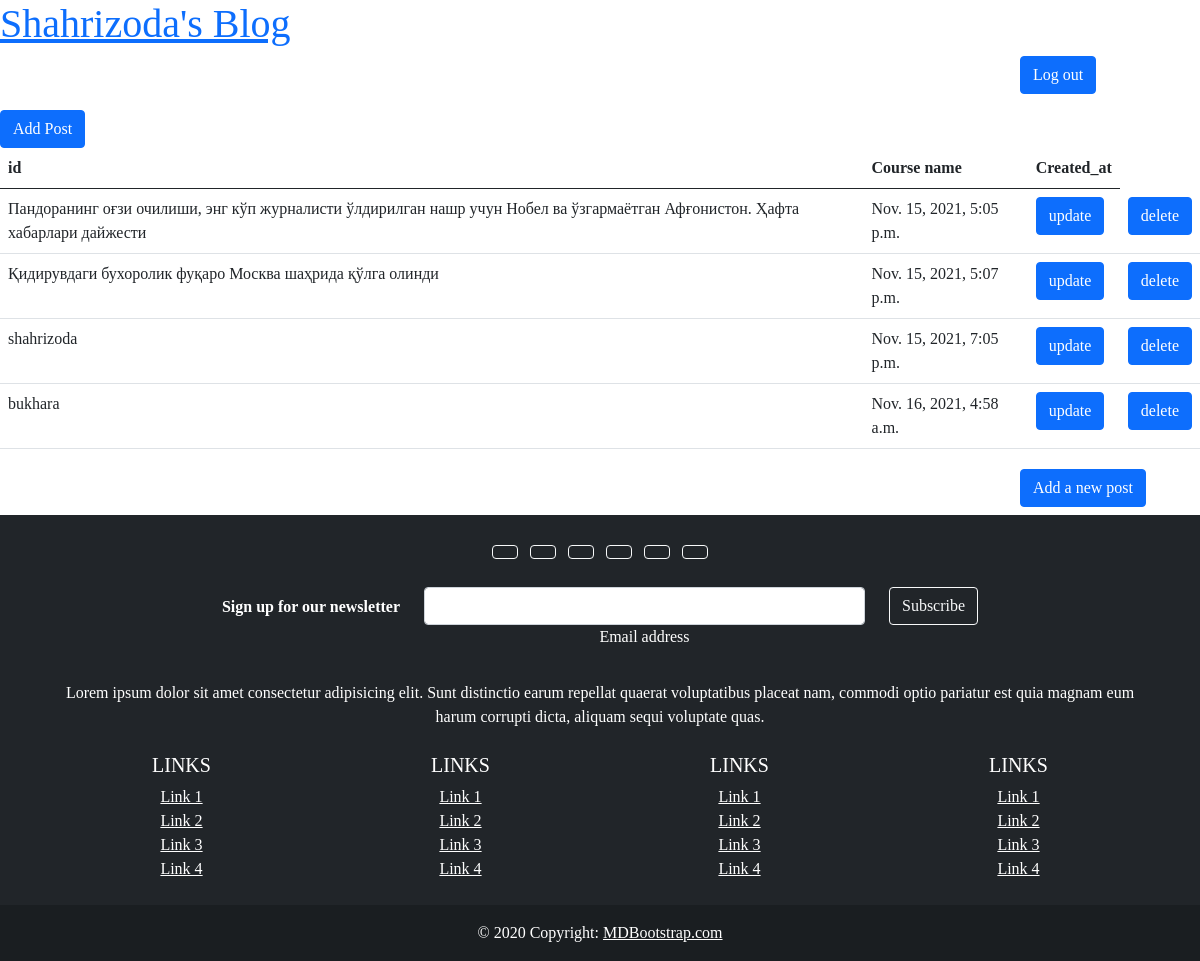
The page /all-post/ (signed in) on the database as committed earlier.
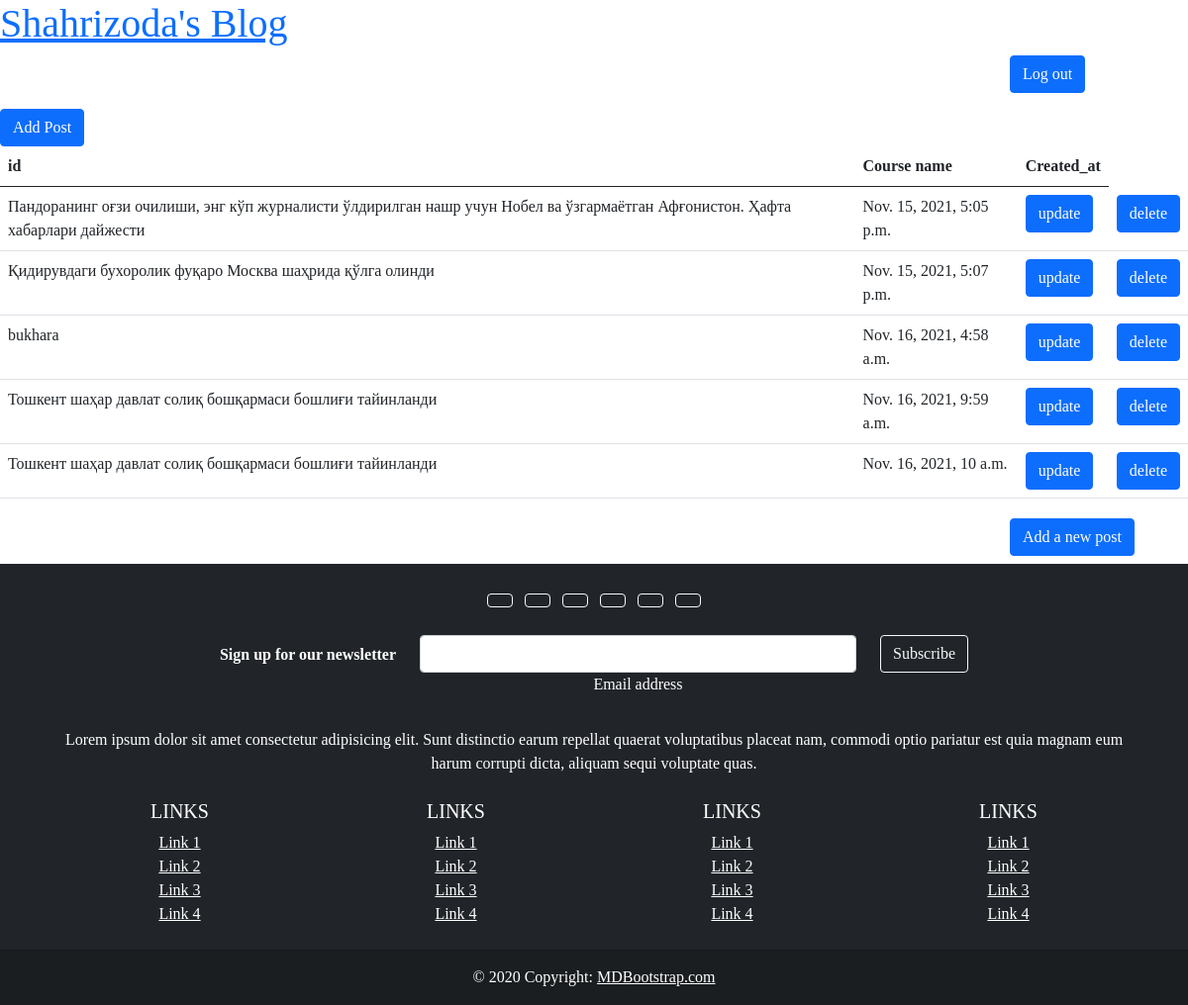
The same page on the database as committed later.
### blog/models.py (models this page shows, shortened)
class Post(models.Model):
    title=models.CharField(max_length=300)
    body=models.TextField()
    author=models.ForeignKey(
        'auth.User',
        on_delete=models.CASCADE
    ),
    created_at=models.DateTimeField(auto_now=True)
    objects= models.Manager()

### blog/views.py (the view)
# urls.py: path('all-post/',all_post,name='all_post'),
@login_required(login_url='login')
def all_post(request):
    post=Post.objects.all().order_by('created_at')
    return render(request,'all_post.html',{'post':post})

### templates/all_post.html (shortened to what this page needs)
{% extends 'base.html' %}
{% block content %}
<a href="{% url 'add_post' %}" class="btn btn-primary">Add Post</a>
<table class="table">
  <thead>
    <tr>
      <th scope="col">id</th>
      <th scope="col">Course name</th>
      <th scope="col">Created_at</th>
    </tr>
  </thead>
  <tbody>
  {% for post in post %}
  <tr>
      <td>{{ post.title }}</td>
      <td >{{ post.created_at }}</td>
      <td><a class="btn btn-primary" href="{% url 'update_post' course.id %}">update</a></td>
      <td><a class="btn btn-primary" href="{% url  'delete_post' course.id %}">delete</a></td>
    </tr>
{% endfor %}
  </tbody>
</table>
{% endblock content %}

Rows that differ between the two databases and show on the page:
removed Post: title "shahrizoda", created_at "Nov. 15, 2021, 7:05 p.m."
added Post: title "Тошкент шаҳар давлат солиқ бошқармаси бошлиғи тайинланди", created_at "Nov. 16, 2021, 9:59 a.m."
added Post: title "Тошкент шаҳар давлат солиқ бошқармаси бошлиғи тайинланди", created_at "Nov. 16, 2021, 10 a.m."
